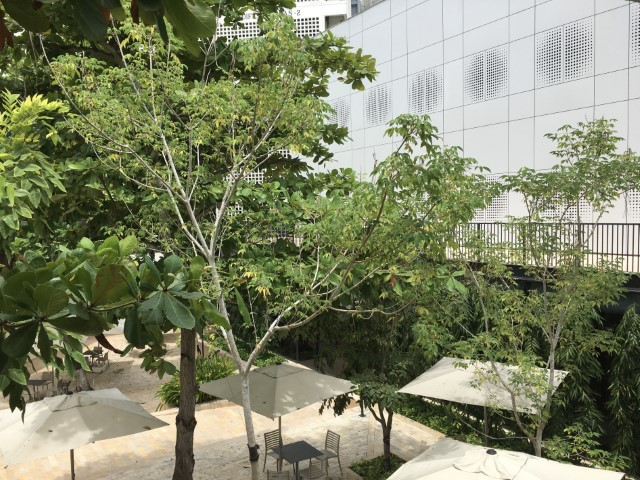
#> input picture data/utb-alcatraz.jpg, 640 x 480 px, found by its file name
$ jupyter execute fft2_analysis.ipynb
#> lines starting #> are read from the running program, lines starting #| are printed output that depends on the picture
<a href="https://colab.research.google.com/github/agmarrugo/computer-vision-utb/blob/main/notebooks/fft2_analysis.ipynb" target="_parent"></a>

## Frequency analysis

Andres Marrugo, PhD
Universidad Tecnológica de Bolívar

Filtering code from [hicraigchen](https://hicraigchen.medium.com/digital-image-processing-using-fourier-transform-in-python-bcb49424fd82)

In this laboratory practice, we will use Fourier transforms to process images and analyze their content.

Your will complement this lab practice with the reading of Section 4.3 from Forsyth and Ponce, although I encourage you to read the whole chapter.

[cell 1]
import numpy as np
import cv2
from google.colab.patches import cv2_imshow # for image display
from skimage import io
from PIL import Image
import matplotlib.pylab as plt
import urllib.request

[cell 2]
IMAGE_URL = 'https://github.com/agmarrugo/computer-vision-utb/raw/main/data/utb-alcatraz.jpg'

urllib.request.urlretrieve(IMAGE_URL, 'oneCC.png')

img = cv2.imread('oneCC.png')
#> img is the input picture: shape (480, 640, 3); mean B, G, R 102.7, 131.7, 126.7

img_gray = cv2.cvtColor(img, cv2.COLOR_BGR2GRAY)
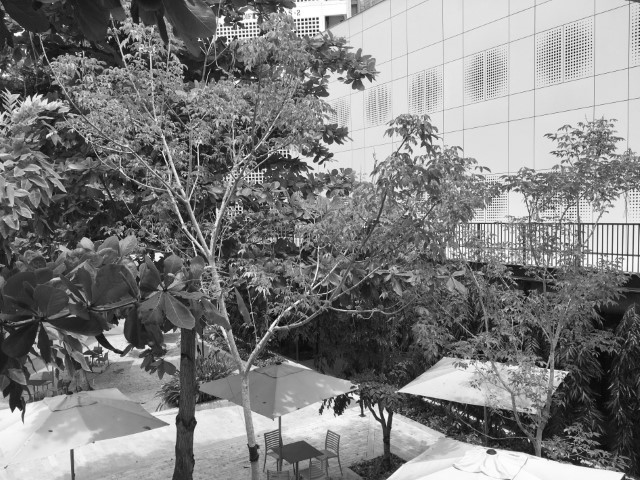
#> img_gray: shape (480, 640); min 5, max 255, mean 126.9

[cell 3]
# grab the dimensions of the image and use the dimensions to
# derive the center (x, y)-coordinates
(h, w) = img_gray.shape
#> h = 480; w = 640
(cX, cY) = (int(w / 2.0), int(h / 2.0))
#> cX = 320; cY = 240

[cell 4]
# compute the FFT to find the frequency transform, then shift
# the zero frequency component (i.e., DC component located at
# the top-left corner) to the center where it will be more
# easy to analyze
fft = np.fft.fft2(img_gray)
fftShift = np.fft.fftshift(fft)

[cell 5]
# compute the magnitude spectrum of the transform
# magnitude = 20 * np.log(np.abs(fftShift))
magnitude = np.log(np.abs(fftShift + 1))
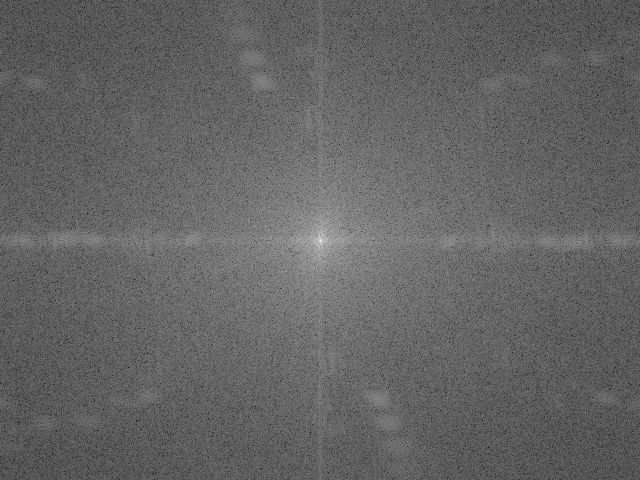
#> magnitude: shape (480, 640) float64; min 3.61, max 17.48, mean 9.06; drawn with min black and max white

# display the original input image
(fig, ax) = plt.subplots(1, 2, figsize=(16, 12))
ax[0].imshow(img_gray, cmap="gray")
ax[0].set_title("Input")
ax[0].set_xticks([])
ax[0].set_yticks([])

# display the magnitude image
ax[1].imshow(magnitude, cmap="jet")
# ax[1].imshow(magnitude)
ax[1].set_title("Magnitude Spectrum")
ax[1].set_xticks([])
ax[1].set_yticks([])

# show our plots
plt.show()
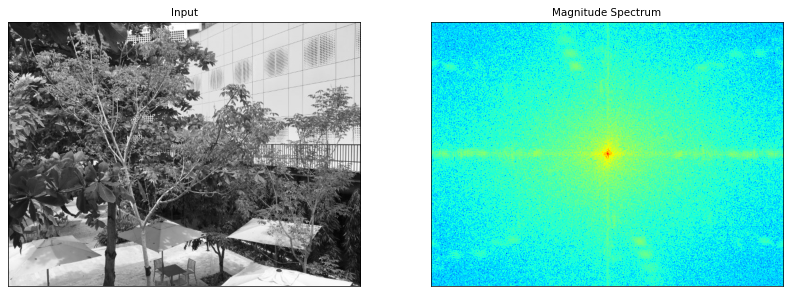
#> figure drawn by matplotlib, 2 panels

Note in the magnitude of the spectrum that there are several high frequency components at certain oblique directions. Can you identify them from the image?

Next, we are going to filter out the central part of the spectrum. You can modify the size of the filter to see its effect on the reconstructed image.

[cell 6]
# zero-out the center of the FFT shift (i.e., remove low
# frequencies), apply the inverse shift such that the DC
# component once again becomes the top-left, and then apply
# the inverse FFT

size=60 #size of filter
fftShift[cY - size:cY + size, cX - size:cX + size] = 0
# fftShift = np.fft.ifftshift(fftShift)
recon = np.abs(np.fft.ifft2(fftShift))
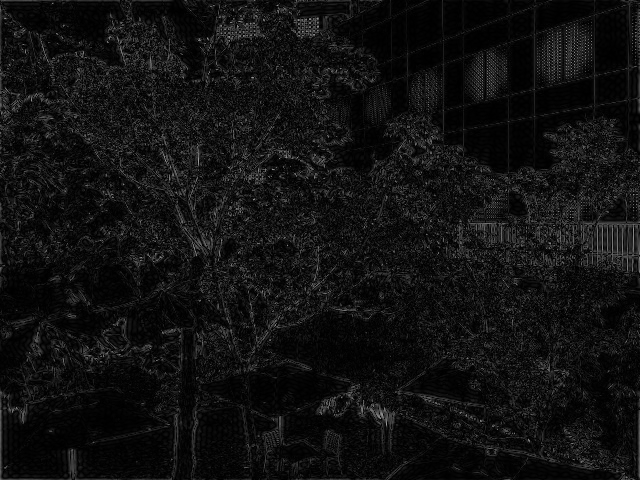
#> recon: shape (480, 640) float64; min 0.00561, max 161, mean 17.5

Let's visualize the spectrum. Note that we have to do a log operation to reduce the dynamic range of the image because the DC component is too large compared to the rest of the spectrum.

[cell 7]
# compute the magnitude spectrum of the transform
magnitude = np.log(np.abs(fftShift + 1))
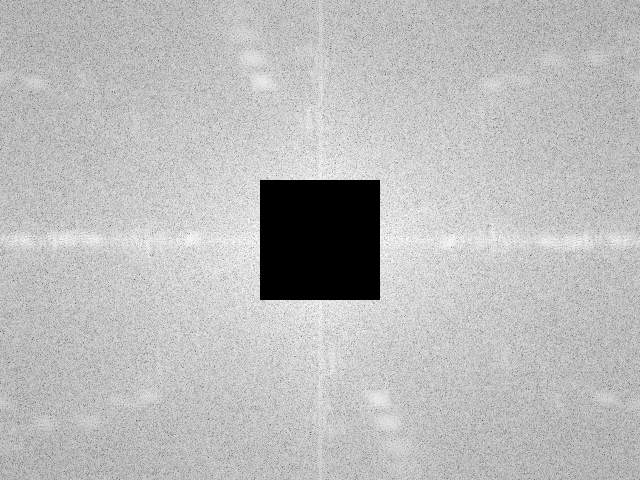
#> magnitude: shape (480, 640) float64; min 0, max 11.67, mean 8.56; drawn with min black and max white

# display the reconstructed/filtered image
(fig, ax) = plt.subplots(1, 2, figsize=(16, 12))
ax[0].imshow(recon, cmap="gray")
ax[0].set_title("Filtered image")
ax[0].set_xticks([])
ax[0].set_yticks([])

# display the magnitude of the FFT
ax[1].imshow(magnitude, cmap="jet")
# ax[1].imshow(magnitude)
ax[1].set_title("Magnitude Spectrum")
ax[1].set_xticks([])
ax[1].set_yticks([])

The following functions allow us to produce more decent filters.

[cell 8]
def distance(point1,point2):
    return np.sqrt((point1[0]-point2[0])**2 + (point1[1]-point2[1])**2)

def gaussianLP(D0,imgShape):
#> called with D0 = 50, imgShape = (480, 640, 3)
    base = np.zeros(imgShape[:2])
    rows, cols = imgShape[:2]
    center = (rows/2,cols/2)
    for x in range(cols):
        for y in range(rows):
            base[y,x] = np.exp(((-distance((y,x),center)**2)/(2*(D0**2))))
    return base

def gaussianHP(D0,imgShape):
#> called with D0 = 50, imgShape = (480, 640, 3)
    base = np.zeros(imgShape[:2])
    rows, cols = imgShape[:2]
    center = (rows/2,cols/2)
    for x in range(cols):
        for y in range(rows):
            base[y,x] = 1 - np.exp(((-distance((y,x),center)**2)/(2*(D0**2))))
    return base

Next, we show a Gaussian low pass filter and a Highpass filter.

[cell 9]
plt.figure(figsize=(6.4*5, 4.8*5), constrained_layout=False)

LowPass = gaussianLP(50,img.shape)
plt.subplot(131), plt.imshow(LowPass, "gray"), plt.title("Gaussian Low Pass Filter")

HighPass = gaussianHP(50,img.shape)
plt.subplot(132), plt.imshow(HighPass, "gray"), plt.title("Gaussian High Pass Filter")

plt.show()
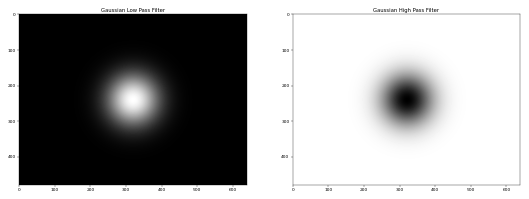
#> figure drawn by matplotlib, 2 panels
